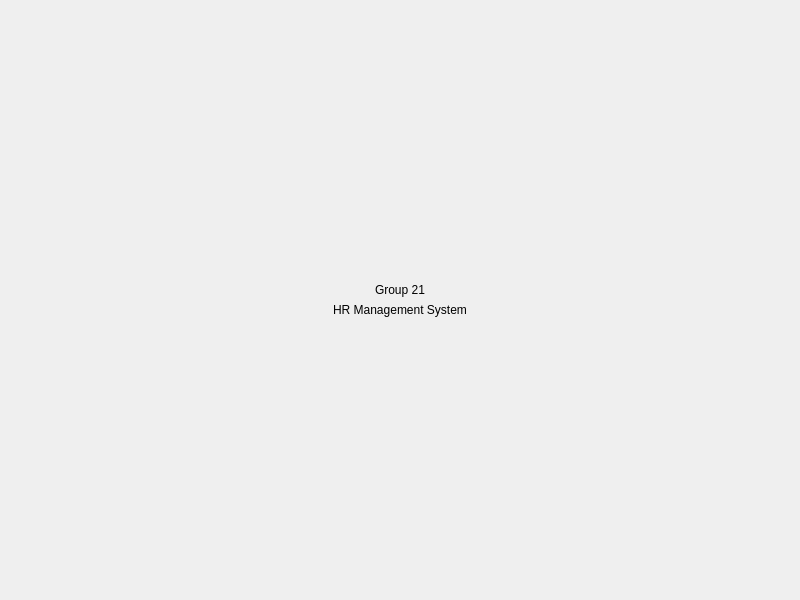
<?xml version="1.0" encoding="UTF-8"?>
<ui version="4.0">
 <class>MainLoading</class>
 <widget class="QWidget" name="MainLoading">
  <property name="geometry">
   <rect>
    <x>0</x>
    <y>0</y>
    <width>800</width>
    <height>600</height>
   </rect>
  </property>
  <property name="windowTitle">
   <string>Form</string>
  </property>
  <layout class="QHBoxLayout" name="horizontalLayout">
   <item>
    <spacer name="horizontalSpacer">
     <property name="orientation">
      <enum>Qt::Horizontal</enum>
     </property>
     <property name="sizeHint" stdset="0">
      <size>
       <width>40</width>
       <height>20</height>
      </size>
     </property>
    </spacer>
   </item>
   <item>
    <layout class="QVBoxLayout" name="verticalLayout">
     <item>
      <spacer name="verticalSpacer">
       <property name="orientation">
        <enum>Qt::Vertical</enum>
       </property>
       <property name="sizeHint" stdset="0">
        <size>
         <width>20</width>
         <height>40</height>
        </size>
       </property>
      </spacer>
     </item>
     <item>
      <widget class="QLabel" name="label">
       <property name="text">
        <string>Group 21</string>
       </property>
       <property name="alignment">
        <set>Qt::AlignCenter</set>
       </property>
      </widget>
     </item>
     <item>
      <widget class="QLabel" name="label_2">
       <property name="text">
        <string>HR Management System</string>
       </property>
       <property name="alignment">
        <set>Qt::AlignCenter</set>
       </property>
      </widget>
     </item>
     <item>
      <spacer name="verticalSpacer_2">
       <property name="orientation">
        <enum>Qt::Vertical</enum>
       </property>
       <property name="sizeHint" stdset="0">
        <size>
         <width>20</width>
         <height>40</height>
        </size>
       </property>
      </spacer>
     </item>
    </layout>
   </item>
   <item>
    <spacer name="horizontalSpacer_2">
     <property name="orientation">
      <enum>Qt::Horizontal</enum>
     </property>
     <property name="sizeHint" stdset="0">
      <size>
       <width>40</width>
       <height>20</height>
      </size>
     </property>
    </spacer>
   </item>
  </layout>
 </widget>
 <resources/>
 <connections/>
</ui>
